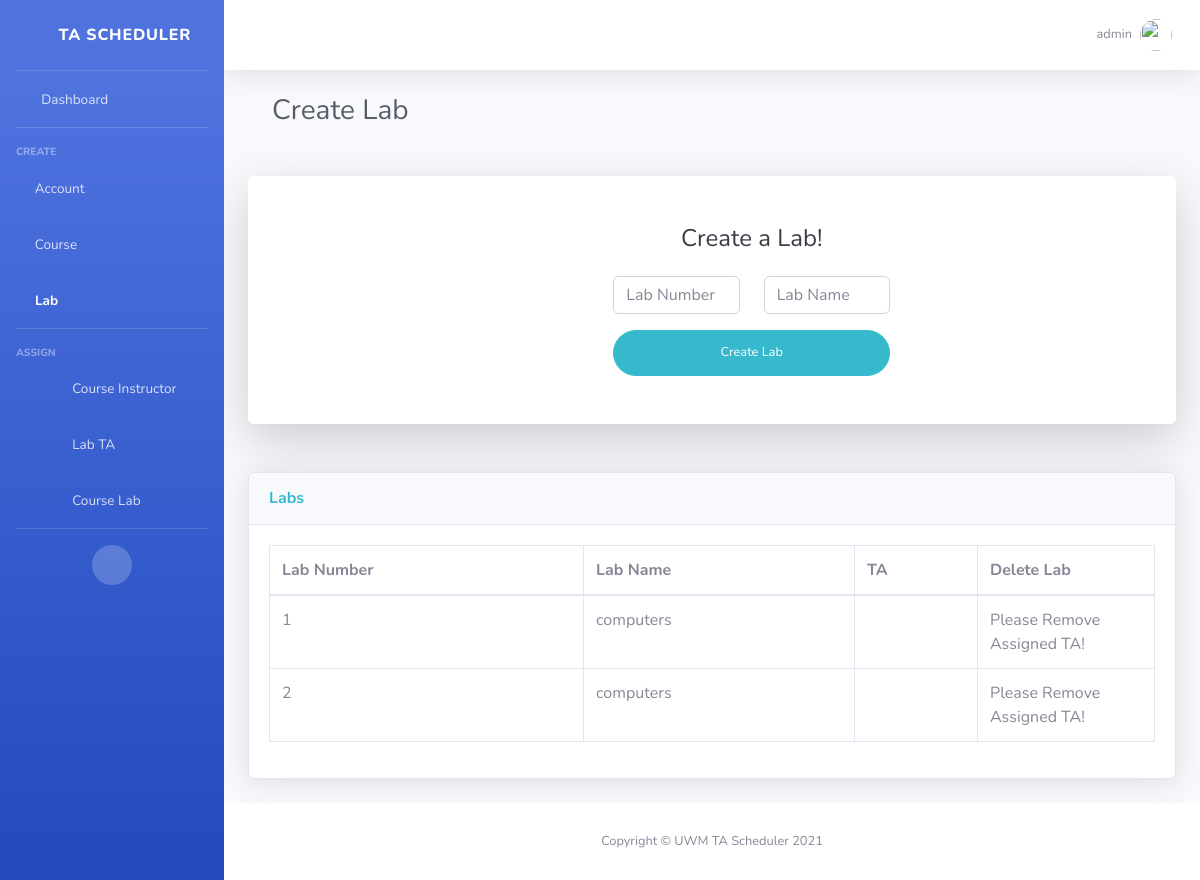
The app's page /create-lab/ (signed in), older data.
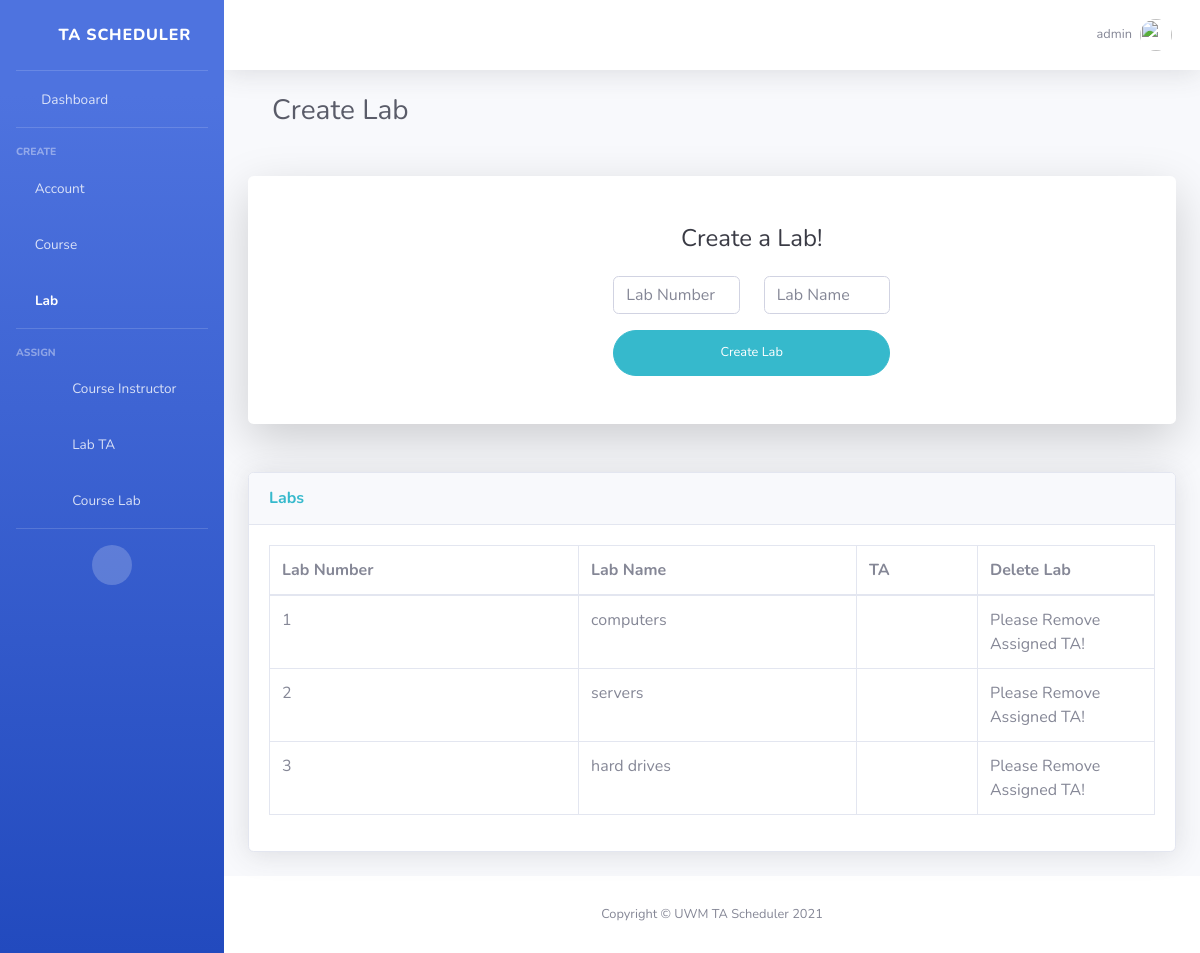
The same page, newer data.
### TA_Scheduler/models.py (models this page shows)
class myAccount(models.Model):
    userName = models.CharField(max_length=40)
    password = models.CharField(max_length=40)
    userType = models.CharField(max_length=40)

class myLab(models.Model):
    labName = models.CharField(max_length=20)
    labNumber = models.IntegerField()
    taUserName = models.CharField(max_length=40)

### TA_Scheduler/views.py (the view, shortened to what this page needs)
# urls.py: path('create-lab/', CreateLab.as_view()),
class CreateLab(View):
    def get(self,request):
        userName = request.session["userName"]
        if(verifyLogin.verifyLogin(userName, request) == False):
            return render(request, "logout.html", {})
        lab_list = list(myLab.objects.values_list("labNumber", "labName", "taUserName"))
        return render(request,"create-lab.html",{"lab_list":lab_list, "userName":userName, "errorMessage":""})

### TA_Scheduler/verifyLogin.py (called while the page is built)
    def verifyLogin(userName, request):
        userFound = list(myAccount.objects.filter(userName=userName))
        if(len(userFound) == 0):
            auth_logout(request)
            return False
        return True

### templates/create-lab.html (shortened to what the changed rows need)
{% load static %}
<!DOCTYPE html>
<html lang="en">
<head>
    <link href="{% static '/vendor/fontawesome-free/css/all.min.css' %}" rel="stylesheet" type="text/css">
    <link href="{% static '/css/sb-admin-2.min.css' %}" rel="stylesheet">
    <link href="{% static '/vendor/datatables/dataTables.bootstrap4.min.css' %}" rel="stylesheet">
</head>
<body id="page-top">
<div id="wrapper">
    <div id="content-wrapper" class="d-flex flex-column">
        <div id="content">
            <nav class="navbar navbar-expand navbar-light bg-white topbar mb-4 static-top shadow">
                <ul class="navbar-nav ml-auto">
                    <li class="nav-item dropdown no-arrow">
                        <a class="nav-link dropdown-toggle" href="#" id="userDropdown" role="button"
                           data-toggle="dropdown" aria-haspopup="true" aria-expanded="false">
                            <span class="mr-2 d-none d-lg-inline text-gray-600 small">{{ userName }}</span>
                            <img class="img-profile rounded-circle"
                                 src="{% static '/img/undraw_profile.svg' %}">
                        </a>
                    </li>
                </ul>
            </nav>
            <div class="container-fluid">
                <div class="container-fluid">
                    <h1 class="h3 mb-4 text-gray-800">Create Lab</h1>
                </div>
                <div class="card o-hidden border-0 shadow-lg my-5">
                    <div class="card-body p-0">
                        <div class="row">
                            <div class="col-lg-5">
                                <div class="p-5">
                                    <div class="text-center">
                                        <h1 class="h4 text-gray-900 mb-4">Create a Lab!</h1>
                                    </div>
                                </div>
                            </div>
                        </div>
                    </div>
                </div>
                <div class="card shadow mb-4">
                    <div class="card-body">
                        <div class="table-responsive">
                            <table class="table table-bordered" id="labData" width="100%" cellspacing="0">
                                <thead>
                                <tr>
                                    <th>Lab Number</th>
                                    <th>Lab Name</th>
                                    <th>TA</th>
                                    <th style="width: 20%;">Delete Lab</th>
                                </tr>
                                </thead>
                                <tbody>
                                {% for i in lab_list %}
                                    <tr>
                                        <td>{{ i.0 }}</td>
                                        <td>{{ i.1 }}</td>
                                        <td>{{ i.2 }}</td>
                                        <td>
                                            {% if i.2 == "NOT SET" %}
                                                <form action="/delete-lab/" method="post">{% csrf_token %}
                                                    <button type="submit" class="btn btn-info btn-user btn-block"
                                                            name="deleteLab" value="{{ i.0 }}">Delete Lab
                                                    </button>
                                                    <input type="hidden" name="returnUrl" value="/create-lab/">
                                                </form>
                                            {% else %}
                                               Please Remove Assigned TA!
                                            {% endif %}
                                        </td>
                                    </tr>
                                {% endfor %}
                                </tbody>
                            </table>
                        </div>
                    </div>
                </div>
            </div>
        </div>
    </div>
</div>
</body>
</html>

Row changes from the older to the newer data that the page shows:
removed myLab: i "2", labName "computers"
added myLab: labNumber "2", labName "servers"
added myLab: labNumber "3", labName "hard drives"
